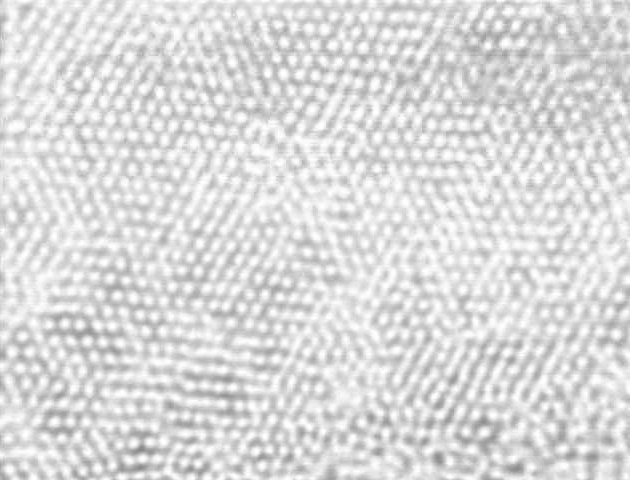
#> input picture roc/clahe_Best.jpg, 630 x 480 px
$ jupyter execute --allow-errors WorkFlow.ipynb   (shell and % lines are left out)   (Python 2 division)   (older library calls are emulated)
#> lines starting #> are read from the running program, lines starting #| are printed output that depends on the picture
### roc/h_n.py
import matplotlib.pyplot as plt
import matplotlib.image as mpimg
import cv2
from scipy.misc import toimage
from scipy.ndimage.filters import *
from copy import copy
import numpy as np
import matplotlib.colors as colors
import matplotlib.mlab as mlab


# [7 lines left out: function myplot, not called in this run]


def ReadImg(fileName):
    img = cv2.imread(fileName)
    if img is None:
        raise RuntimeError(fileName+" likely doesn't exist")

    gray = cv2.cvtColor(img, cv2.COLOR_BGR2GRAY)
    return gray


def rotater(img, ang):
    rows,cols = img.shape
    M = cv2.getRotationMatrix2D((cols/2,rows/2),ang,1)
    dst = cv2.warpAffine(img,M,(cols,rows))
    return dst


# In[5]:

# [18 lines left out: function GenThreshed, not called in this run]


# In[6]:

def GetPeriod(hstrip):
    # thresh
    hstrip[np.where(hstrip - np.mean( hstrip ) < 0 )] = 0

    sumAxis = np.argmin( np.shape(hstrip)) # find smallest axis

    line = np.sum( hstrip, sumAxis)

    # identify peaks (leading edge)
    thresh = np.array( line > np.mean(line),dtype=float)
    nPix = np.shape(thresh)[0]
    diff = thresh[1:]-thresh[0:(nPix-1)]
    leadingEdges = np.where(diff>0)[0]
    totDist = np.array(leadingEdges[-1] - leadingEdges[0],dtype=float)
    nPeaks = np.shape( leadingEdges )[0]
    peakDist = np.int(totDist/(nPeaks-1))

    return peakDist


# In[7]:

# [19 lines left out: functions Thresher, Claher, not called in this run]


# In[9]:

def Anchor(smoothed,yperiod,xperiod):
  leftBottom = smoothed[0:(yperiod/2),0:(xperiod/2)]
  yMin,xMin = np.unravel_index(leftBottom.argmax(), leftBottom.shape)
  xMin-=1
  return yMin,xMin


def Doing_stuff(gray, threshold = 230):
  ymax,xmax = np.where(gray == np.max(gray))[0][0], np.where(gray == np.max(gray))[1][0]
  threshed = np.copy(gray)
  threshed[gray <= threshold]  = 0
  #print threshed
  xstrip = np.asarray( threshed[(ymax-1):(ymax+1),:], dtype=float)
  xperiod = GetPeriod(xstrip)

  ystrip = np.asarray( threshed[:,(xmax-1):(xmax+1)], dtype=float)
  yperiod = GetPeriod(ystrip)
  return yperiod,xperiod

def doItBulk( fileName = 'clahe_Best.png', rotation = 5, region =[280,380,60,160]  ):
    threshold = 230
    Box = ReadImg('clahe_Best.jpg')
#> in ReadImg, img is the input picture: shape (480, 630, 3); min 135, max 255, mean 219
    MyBox = rotater(Box,rotation)[region[0]:region[1],region[2]:region[3]]
#> in rotater, `dst = cv2.warpAffine(img,M,(cols,rows))`:
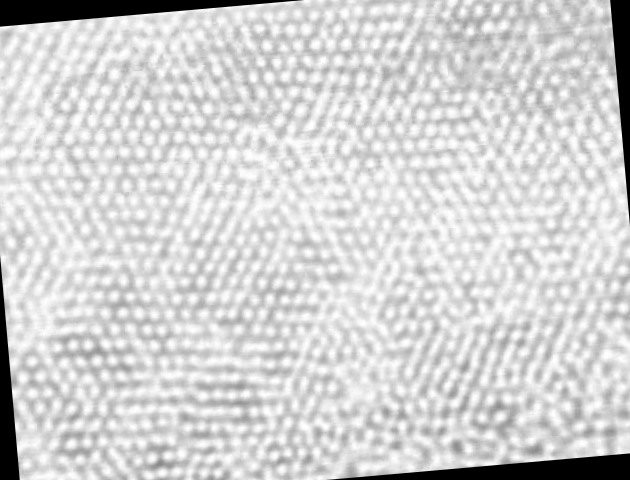
#> dst: shape (480, 630); min 0, max 255, mean 209.9
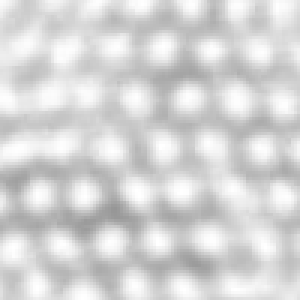
#> MyBox: shape (100, 100) (shown 3 times larger); min 150, max 255, mean 213
    y,x = np.where(MyBox == np.max(MyBox))[0][0], np.where(MyBox == np.max(MyBox))[1][0]
#> y = 1; x = 47
    gray = np.copy(MyBox)
    kernel = np.ones((3,3),np.float32)/9
    smoothed = cv2.filter2D(gray,-1,kernel)
    yperiod,xperiod = Doing_stuff(MyBox, threshold)
#> in Doing_stuff, `ymax,xmax = np.where(gray == np.max(gray))[0][0], np.where(gray == np...`: ymax = 1; xmax = 47
#> in Doing_stuff, `threshed[gray <= threshold]  = 0`:
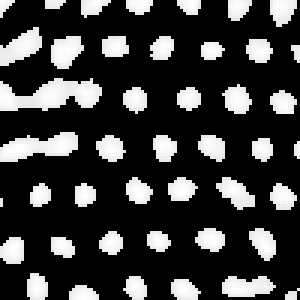
#> threshed: shape (100, 100) (shown 3 times larger); min 0, max 255, mean 60.2
#> in GetPeriod, `line = np.sum( hstrip, sumAxis)`: line = 100 values, max 509 at index 47, min 0 at index 5, mean 266.1
#> in GetPeriod, `thresh = np.array( line > np.mean(line),dtype=float)`: thresh = 100 values, max 1 at index 0, min 0 at index 4, mean 0.53
#> in GetPeriod, `diff = thresh[1:]-thresh[0:(nPix-1)]`: diff = 99 values, max 1 at index 14, min -1 at index 3, mean -0.0101
#> in GetPeriod, `leadingEdges = np.where(diff>0)[0]`: leadingEdges = [14, 26, 41, 58, 75, 89]
#> in GetPeriod, `totDist = np.array(leadingEdges[-1] - leadingEdges[0],dtype=float)`: totDist = 75
#> in GetPeriod, `peakDist = np.int(totDist/(nPeaks-1))`: peakDist = 15
#> in Doing_stuff, `ystrip = np.asarray( threshed[:,(xmax-1):(xmax+1)], dtype=float)`: ystrip = 100 pairs, first value 0 to 255, second value 0 to 255
#> in Doing_stuff, `yperiod = GetPeriod(ystrip)`: yperiod = 31
#> yperiod = 31; xperiod = 15
    yMin,xMin = Anchor(smoothed,yperiod,xperiod)
#> in Anchor, `yMin,xMin = np.unravel_index(leftBottom.argmax(), leftBottom.shape)`: yMin = 0
#> in Anchor, `xMin-=1`: xMin = -1
#> yMin = 0; xMin = -1

    vals=np.floor(gray.shape/np.array([yperiod,xperiod]))-1
#> vals = [2, 5]
    yIter=np.int(vals[0])
#> yIter = 2
    xIter=np.int(vals[1])
#> xIter = 5
    nImg = xIter * yIter;
#> nImg = 10
    allCells = []
    for yi in np.arange(yIter):
        for xi in np.arange(xIter):
          yS=yMin + yi*yperiod+16; yF = yS+yperiod  +2
          xS=xMin + xi*xperiod+1; xF = xS+xperiod
          unitCell= gray[yS:yF,xS:xF]
          if unitCell.any()==True:
            allCells.append(unitCell)
#> after the loop, allCells = 10 items
            #plt.figure()
            #myplot(unitCell)
    stacked = np.floor(np.average(allCells,axis=0))

    bulkFilter = np.zeros_like(stacked)
    bulkFilter[stacked>=220] = 255


    noiseBulk = []
    for yi in np.arange(yIter):
        for xi in np.arange(xIter):
          yS=yMin + yi*yperiod+16; yF = yS+yperiod  +2
          xS=xMin + xi*xperiod+1; xF = xS+xperiod
          unitCell= gray[yS:yF,xS:xF]

          if unitCell.any()==True:
            allCells.append(unitCell)
            noiseBulk.append(np.std(unitCell -stacked))
#> after the loop, allCells = 20 items; noiseBulk = [10.78, 11.31, 9.83, 14.2, 16.59, 21.32, 17.04, 15.59, 12.15, 13.57]
            #print noiseBulk
            #plt.figure()
            #myplot(unitCell-stacked)


    return bulkFilter, noiseBulk


# In[11]:

def doItFused( fileName = 'clahe_Best.png', rotation = 30, region =[290,395,340,365]):

    Box = ReadImg('clahe_Best.jpg')
    MyBox = rotater(Box,rotation)[region[0]:region[1],region[2]:region[3]]


    iters = np.linspace(0,4,5, dtype = int)
    iters2 = np.linspace(0,4,5, dtype = int)
    mySum = []
    Sums = []
    #threshold = 240
    for j, why in enumerate(iters2):
        tempBox =MyBox[(why):100+(why), :]
        for i, iteration in enumerate(iters):
            unitCell = tempBox[20*iteration:(20*(1+iteration)), :]
            thisHit = np.array(unitCell, dtype = float)
            #plt.figure()
            #myplot(thisHit)
            mySum.append(unitCell)
        #print 'printing unitCell', unitCell
        Sum2 = np.sum(mySum, axis = 0)/75
        threshed = np.copy(Sum2)
        Sums.append(threshed)
    Sum = np.sum(Sums,axis =0)

    fusedFilter = np.copy(Sum)
    #fusedFilter[stacked>=220] = 255


    noiseFused = []
    for j, why in enumerate(iters2):
        tempBox =MyBox[(why):100+(why), :]
        for i, iteration in enumerate(iters):
            unitCell = tempBox[20*iteration:(20*(1+iteration)), :]
            thisHit = np.array(fusedFilter,dtype = float)
            #print 'unit, sum', np.shape(unitCell), np.shape(thisHit)
            noiseFused.append(np.std(unitCell -thisHit))
            #print noiseFused


    return fusedFilter,noiseFused


import sys
sys.path.append("../mach")
import matchedFilter as mF

import bankDetect as bD

# In[13]:

def  doCorrelation(myImg,myFilter):
    Correlated = mF.matchedFilter(myImg, myFilter)
    return Correlated


# In[13]:


# In[13]:


# In[13]:


# In[13]:


# In[ ]:

### roc/WorkFlow.ipynb
[cell 1]
import h_n as MyFunc
import cv2
import bankDetect as bD
from scipy.misc import toimage

[cell 2]
def myplot(img,fileName=None):
    plt.axis('equal')
    plt.pcolormesh(img, cmap='gray')
    if fileName!=None:
        plt.gcf().savefig(fileName,dpi=300)
    #plt.axis('off')
    plt.tight_layout()

[cell 3]
fileName = 'clahe_Best.png'
rotation = 5
region =[280,380,60,160]

[cell 4]
bulk, noiseB = MyFunc.doItBulk()
#> noiseB has the same summary as noiseBulk in doItBulk
fused, noiseF = MyFunc.doItFused()
#> call 2 of rotater, with ang = 30
#> in rotater (call 2), `dst = cv2.warpAffine(img,M,(cols,rows))`:
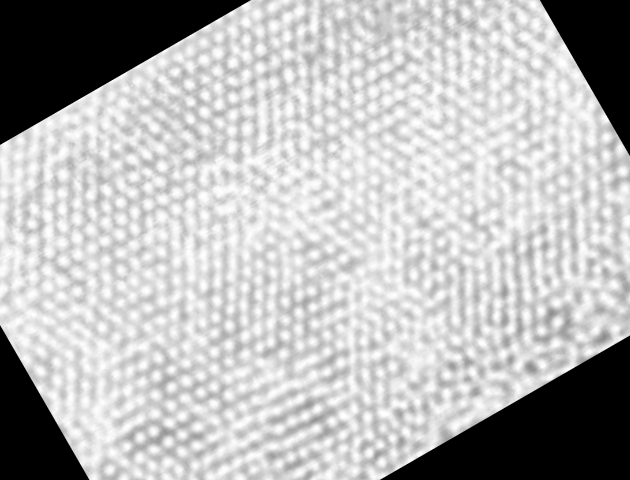
#> dst: shape (480, 630); min 0, max 255, mean 183.4
#> in doItFused, `MyBox = rotater(Box,rotation)[region[0]:region[1],region[2]:region[3]]`:
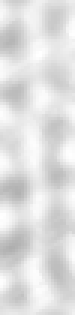
#> MyBox: shape (105, 25) (shown 3 times larger); min 174, max 255, mean 222.4
#> in doItFused, `iters = np.linspace(0,4,5, dtype = int)`: iters = [0, 1, 2, 3, 4]
#> the loop in doItFused, `for j, why in enumerate(iters2):` made 5 passes
#> pass 1, in doItFused, `Sum2 = np.sum(mySum, axis = 0)/75`:
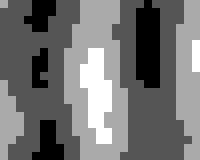
#> Sum2: shape (20, 25) uint64 (shown 8 times larger); min 13, max 16, mean 14.34; drawn with min black and max white
#> after the loop in doItFused, `for j, why in enumerate(iters2):`: Sums = 5 items; mySum = 25 items
#> in doItFused, `Sum = np.sum(Sums,axis =0)`:
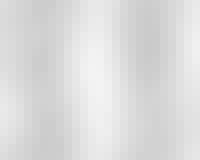
#> Sum: shape (20, 25) uint64 (shown 8 times larger); min 202, max 243, mean 219.9
#> the loop in doItFused, `for j, why in enumerate(iters2):` made 5 passes
#> pass 3, in doItFused, `tempBox =MyBox[(why):100+(why), :]`:
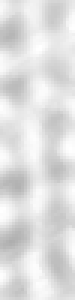
#> tempBox: shape (100, 25) (shown 3 times larger); min 174, max 255, mean 222.3
#> after the loop in doItFused, `for j, why in enumerate(iters2):`: noiseFused = 25 values, max 15.76 at index 23, min 11.92 at index 24, mean 13.49
#> noiseF has the same summary as noiseFused in doItFused

[cell 5]
toimage(bulk).save('workFlowBulk.png')
toimage(fused).save('workFlowFused.png')
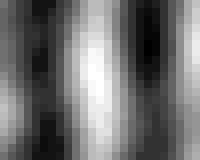
#> saved as workFlowFused.png: PIL image 25x20 L (shown 8 times larger); min 0, max 255, mean 111.2

#> (a cell that did not finish here is left out)

[cell 7]
noiseB
#> Out has the same summary as noiseBulk in doItBulk

[cell 8]
val = cv2.imread('workFlowFused.png')
#> val: shape (20, 25, 3); min 0, max 255, mean 111.2
#> (the rest of this cell did not finish here and is left out)

[cell 9]
# fused Pore
img1 = '/home/AD/srbl226/cleanSpark/sparkdetection/roc/clahe_Best.jpg'
class empty():pass
testCase = empty()
testCase.name = '/home/AD/srbl226/cleanSpark/sparkdetection/roc/clahe_Best.jpg'
testCase.subsection=[275,425,275,425]
daImg = cv2.imread(testCase.name)
cut = daImg[testCase.subsection[0]:testCase.subsection[1],testCase.subsection[2]:testCase.subsection[3]]
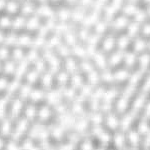
#> cut: shape (150, 150, 3); min 152, max 255, mean 220.5
#> (the rest of this cell did not finish here and is left out)
